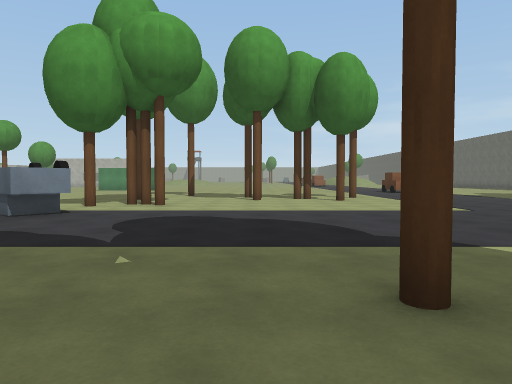
View 1 (above)

24 first-person views from a walk through a scene from a Unity 3-D project. The camera is 1.3 m above the floor, tilts 2° down and sees 70° across. The floor is counted in squares, 2 m on a side. Each view is taken from the middle of a square. On the plan, view 1 faces up. The plan holds only what a view shows up to about 11 squares ahead; the rest is blank. The place goes on beyond the plan. The player is left out.

View 2
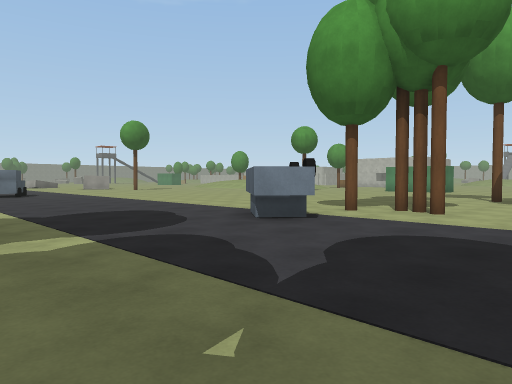

View 3
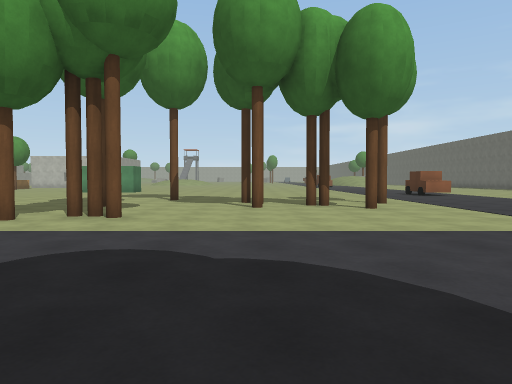

View 4
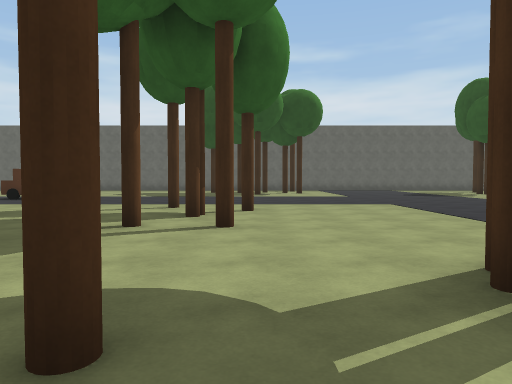

View 5
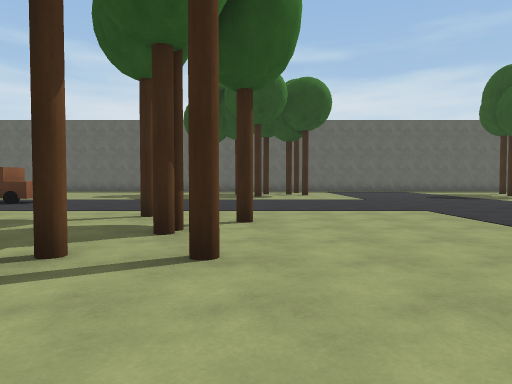

View 6
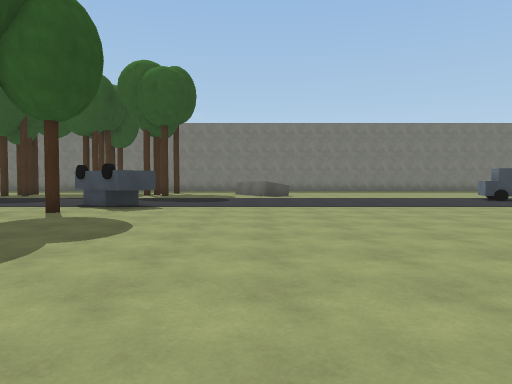

View 7
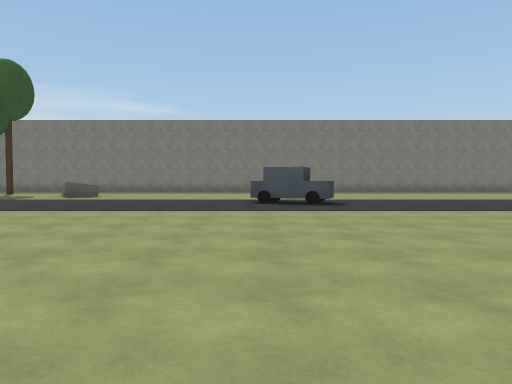

View 8
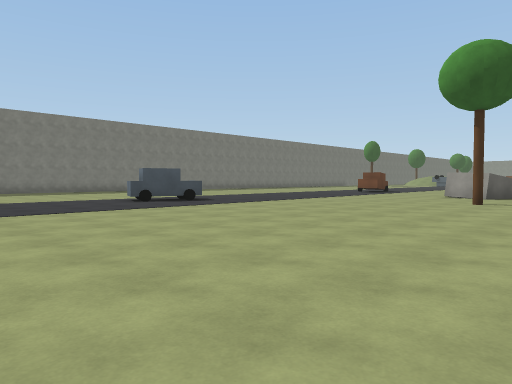

View 9
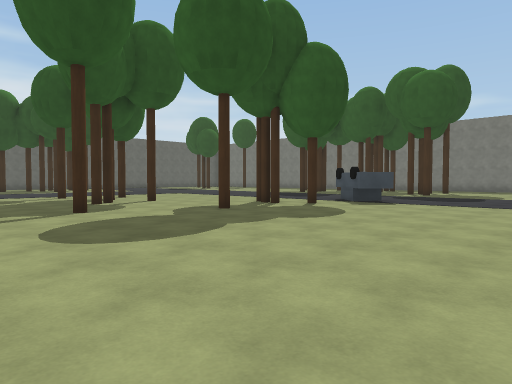

View 10
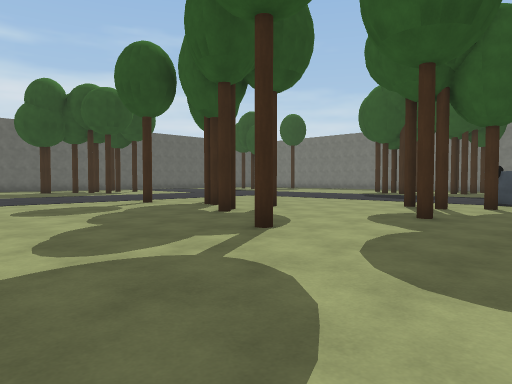

View 11
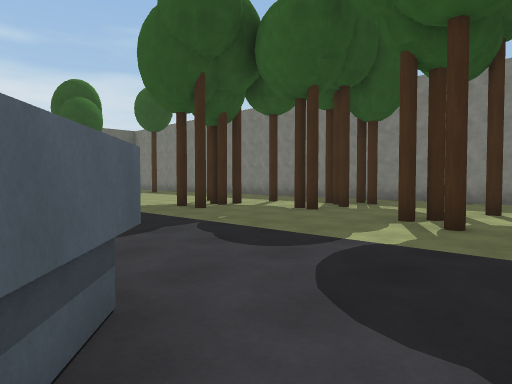

View 12
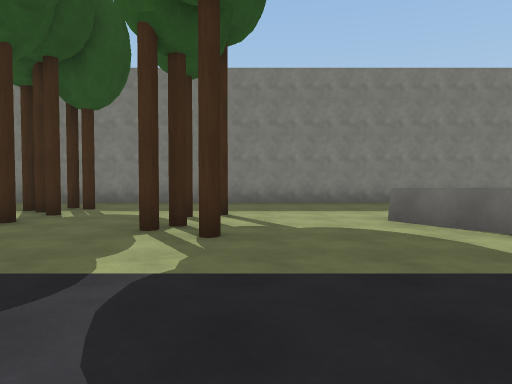

View 13
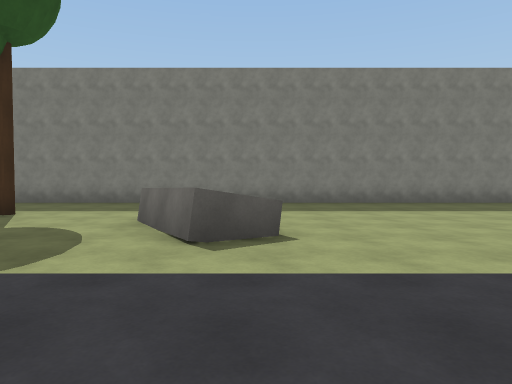

View 14
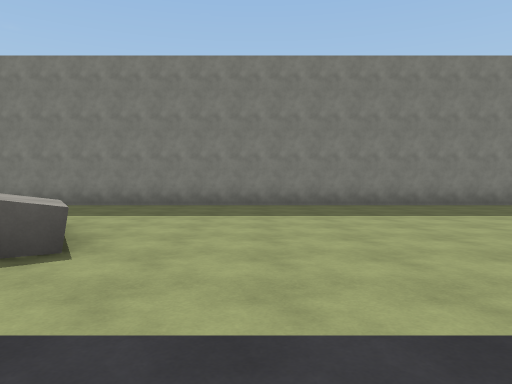

View 15
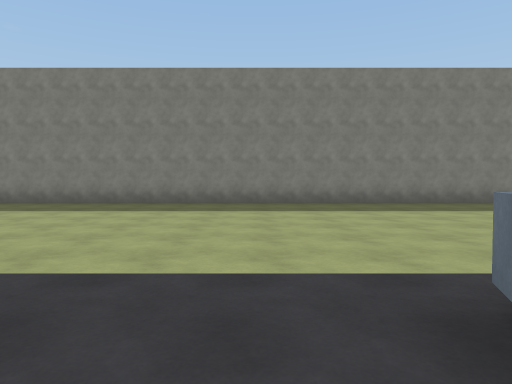

View 16
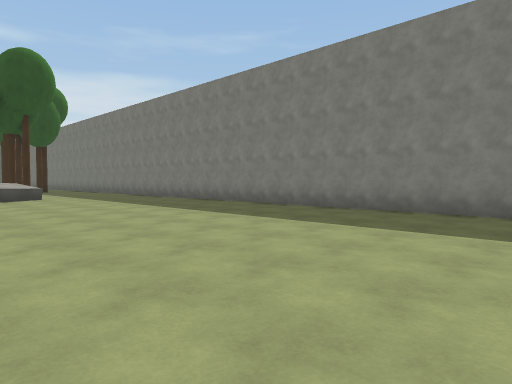

View 17
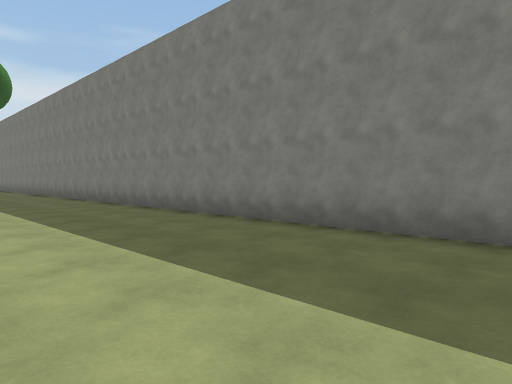

View 18
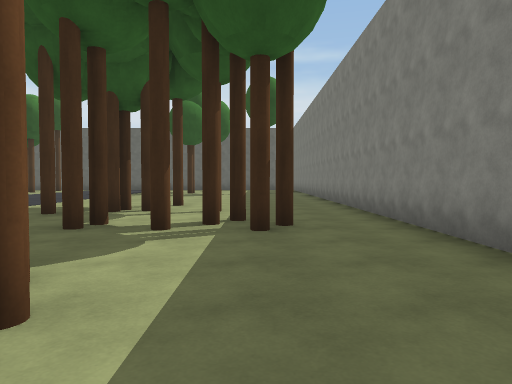

View 19
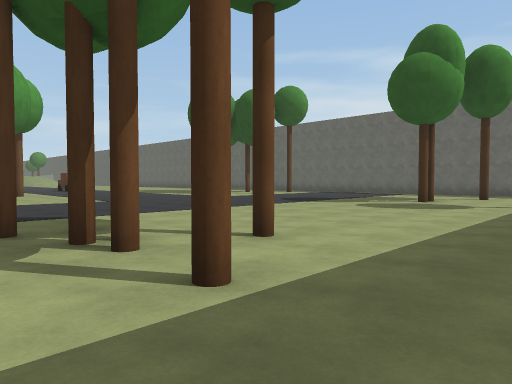

View 20
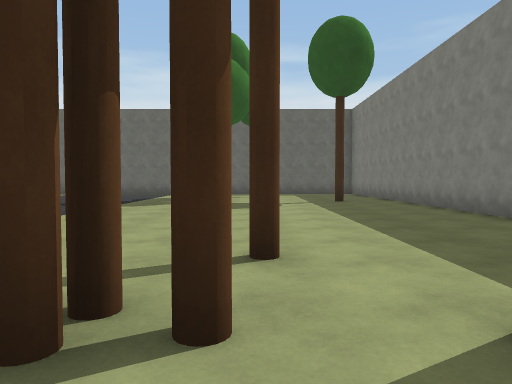

View 21
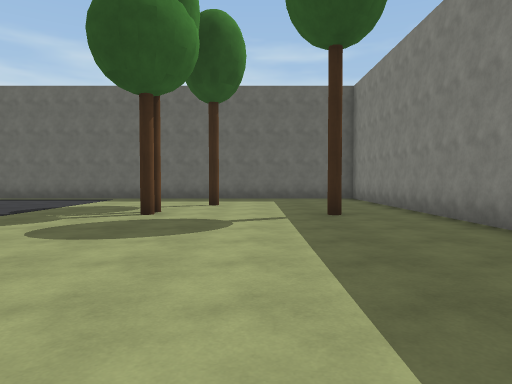

View 22
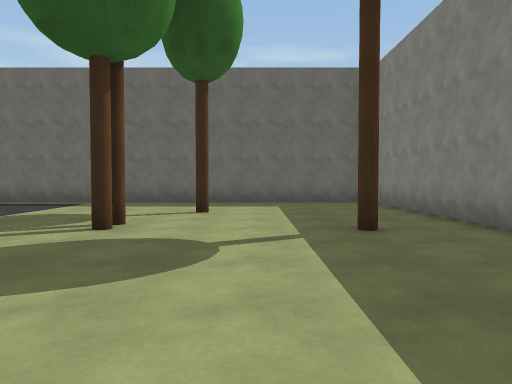

View 23
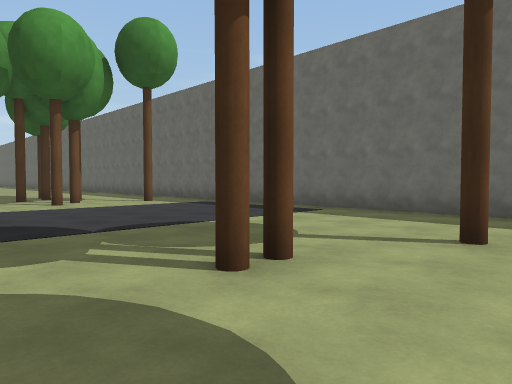

View 24
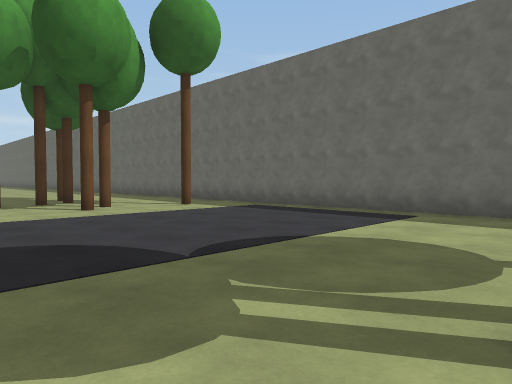

### Floor plan
Key: @ floor where view 1 was taken; # wall or solid block; x gap in a wall; . floor; = window, fence, low wall or low ledge; ^ raised ledge; O other object.
Columns run from 21 left of view 1 to 17 right of it. Each row starts with its distance up from view 1.
 18                ....       ..O
 17            .................O
 16            ...................
 15       . ......................
 14    ...............#..........
 13 .....................#..#....   ..#
 12 .................#.....#......  ...
 11 ........................#.....  .##.
 10  .............................  .....
  9   ...............#x........... ..#.#..#
  8  ...............O............. .......#
  7 ................#O............ .......#
  6 .................#............ .......#
  5 ....OOO...............................#
  4 ......................................#
  3 ......................................#
  2 ............^^..#.....##..............#
  1 ............^^...#....##........#.....#
  0 .............^=......@x.#.........#...#
 -1  ................#..#.................#
 -2  ...................#...........#.....#
 -3  .....................................#
 -4  .....................................#
 -5 ######################################

Positions as (right, up) in squares from view 1, and headings:
1: (0, 0), facing up
2: (0, 2), facing up-left
3: (0, 3), facing up
4: (-5, 11), facing right
5: (-3, 11), facing right
6: (-8, 16), facing down
7: (-15, 15), facing down
8: (-10, 15), facing down-left
9: (-10, 17), facing down-right
10: (-6, 18), facing down-right
11: (-6, 7), facing down-right
12: (-5, 6), facing down
13: (-9, 6), facing down
14: (-11, 5), facing down
15: (-14, 6), facing down
16: (-21, 3), facing down-right
17: (-18, 0), facing down-right
18: (-6, -2), facing right
19: (0, -3), facing up-right
20: (0, 0), facing right
21: (4, -1), facing right
22: (6, -1), facing right
23: (9, -1), facing up-right
24: (9, 1), facing up-right
